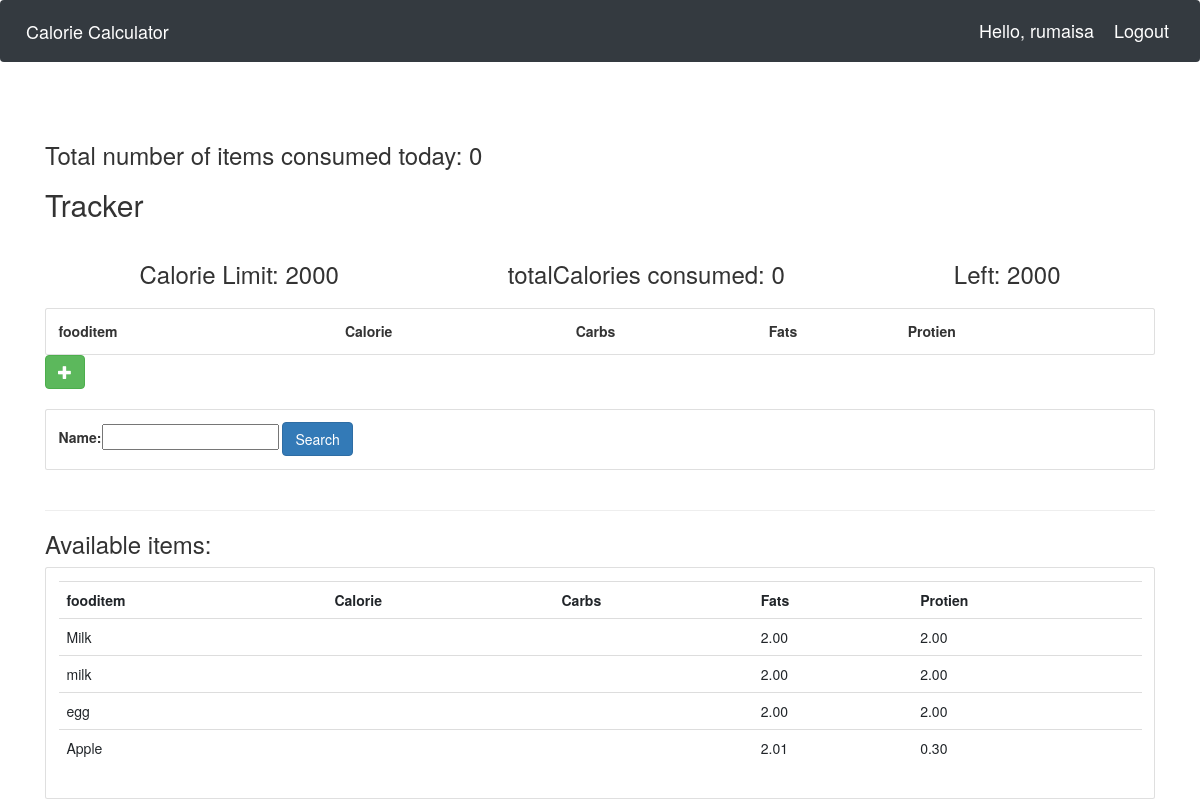
Screenshot of /user/ (signed in) with the database file from the repository.
### count/models.py (models this page shows, shortened)
class Fooditem(models.Model):
    name = models.CharField(max_length=200)
    category = models.ManyToManyField(Category)
    carbohydrates = models.DecimalField(max_digits=5, decimal_places=2, default=2)
    fats = models.DecimalField(max_digits=5, decimal_places=2, default=2)
    protein = models.DecimalField(max_digits=5, decimal_places=2, default=2)
    calories = models.DecimalField(max_digits=5, decimal_places=2, default=2, blank=True)
    quantity = models.IntegerField(default=1, null=True, blank=True)

### count/views.py (the view)
# urls.py: path('user/',views.userPage,name='userPage'), #userPage
def userPage(request):
    user=request.user
    cust=user.customer
    fooditems=Fooditem.objects.filter()
    myfilter = fooditemFilter(request.GET,queryset=fooditems)
    fooditems=myfilter.qs
    total=UserFooditem.objects.all()
    myfooditems=total.filter(customer=cust)
    cnt=myfooditems.count()
    querysetFood=[]
    for food in myfooditems:
        querysetFood.append(food.fooditem.all())
    finalFoodItems=[]
    for items in querysetFood:
        for food_items in items:
            finalFoodItems.append(food_items)
    totalCalories=0
    for foods in finalFoodItems:
        totalCalories+=foods.calorie
    CalorieLeft=2000-totalCalories
    context={'CalorieLeft':CalorieLeft,'totalCalories':totalCalories,'cnt':cnt,'foodlist':finalFoodItems,'fooditem':fooditems,'myfilter':myfilter}
    return render(request,'user.html',context)

### count/templates/user.html (shortened to what this page needs)
{% extends 'main.html' %}
{% block content %}
<head> <link rel="stylesheet" href="https://maxcdn.bootstrapcdn.com/bootstrap/3.3.7/css/bootstrap.min.css"></head>
<h3>Total number of items consumed today: {{cnt}}</h3>
<div class="today">
	<h2>Tracker</h2>
	<div class="flex-box-row">
		<h3>Calorie Limit: 2000</h3>
		<h3>totalCalories consumed: {{totalCalories}}</h3>
		<h3>Left: {{ CalorieLeft }}</h3>
	</div>
    <div class="card card-body">
        <table>
            <tr>
                <th>fooditem</th>
                <th>Calorie</th>
                <th>Carbs</th>
                <th>Fats</th>
                <th>Protien</th>
            </tr>
        </table>
	</div>
	<form action="{% url 'addFooditem' %}" method="POST">
		<button type="submit" class="btn btn-success">
			<span class="glyphicon glyphicon-plus"></span>
		</button>
	</form>
</div>
<br>
<div class="row">
	<div class="col">
		<div class="card card-body">
			<form method="get">
				{{myfilter.form}}
		    <button class="btn btn-primary" type="submit">Search</button>
		  </form>
		</div>
	</div>
</div>
<br>
<hr>
<h3>Available items:</h3>
<div class="row">
	<div class="col-md">
		<div class="card card-body">
			<table class="table table-sm">
				<tr>
					<th>fooditem</th>
					<th>Calorie</th>
					<th>Carbs</th>
					<th>Fats</th>
					<th>Protien</th>
				</tr>
				{% for food in fooditem %}
				<tr>
					<td>{{food.name}}</td>
					<td> {{food.calorie}}</td>
					<td> {{food.carbohydrate}}</td>
                    <td> {{food.fats}}</td>
                    <td> {{food.protein}}</td>
					</tr>
				{% endfor %}
			</table>
		</div>
	</div>
</div>
{% endblock %}

### count/templates/main.html (shortened to what this page needs)
{% load static %}
<!DOCTYPE html>
<html lang="en">
<head>
    <link rel="stylesheet" href="https://stackpath.bootstrapcdn.com/bootstrap/4.5.0/css/bootstrap.min.css"0>
    <link rel="stylesheet" href="{% static 'css/main.css' %}">
</head>
<body>
    {% include 'navbar.html' %}
    <br>
    <br>
    <div class="container">
    {% block content %}{% endblock %}
    </div>
</body>
</html>

### count/templates/navbar.html (shortened to what this page needs)
{% load static%}
<nav class="navbar navbar-expand-lg navbar-dark bg-dark">
    <a class="navbar-brand" href="{% url 'home' %}">Calorie Calculator</a>
    <span class="hello-msg">Hello, {{request.user}}</span>
    <span ><a  class="hello-msg" href="{% url 'logout' %}">Logout</a></span>
  </nav>

### static/css/main.css (style rules this page uses)
.flex-box-row { display:flex; padding : 10px; flex-wrap: wrap; justify-content: space-around; }

### count/templates/navbar.html (style rules this page uses)
.hello-msg { font-size: 18px; color: #fff; margin-right: 20px; }

### rows the page displays
Fooditem: name "Milk", fats "2.00", protein "2.00"
Fooditem: name "milk", fats "2.00", protein "2.00"
Fooditem: name "egg", fats "2.00", protein "2.00"
Fooditem: name "Apple", fats "2.01", protein "0.30"

### other values shown
{{ request.user }} "rumaisa"
{{ cnt }} "0"
{{ totalCalories }} "0"
{{ CalorieLeft }} "2000"
